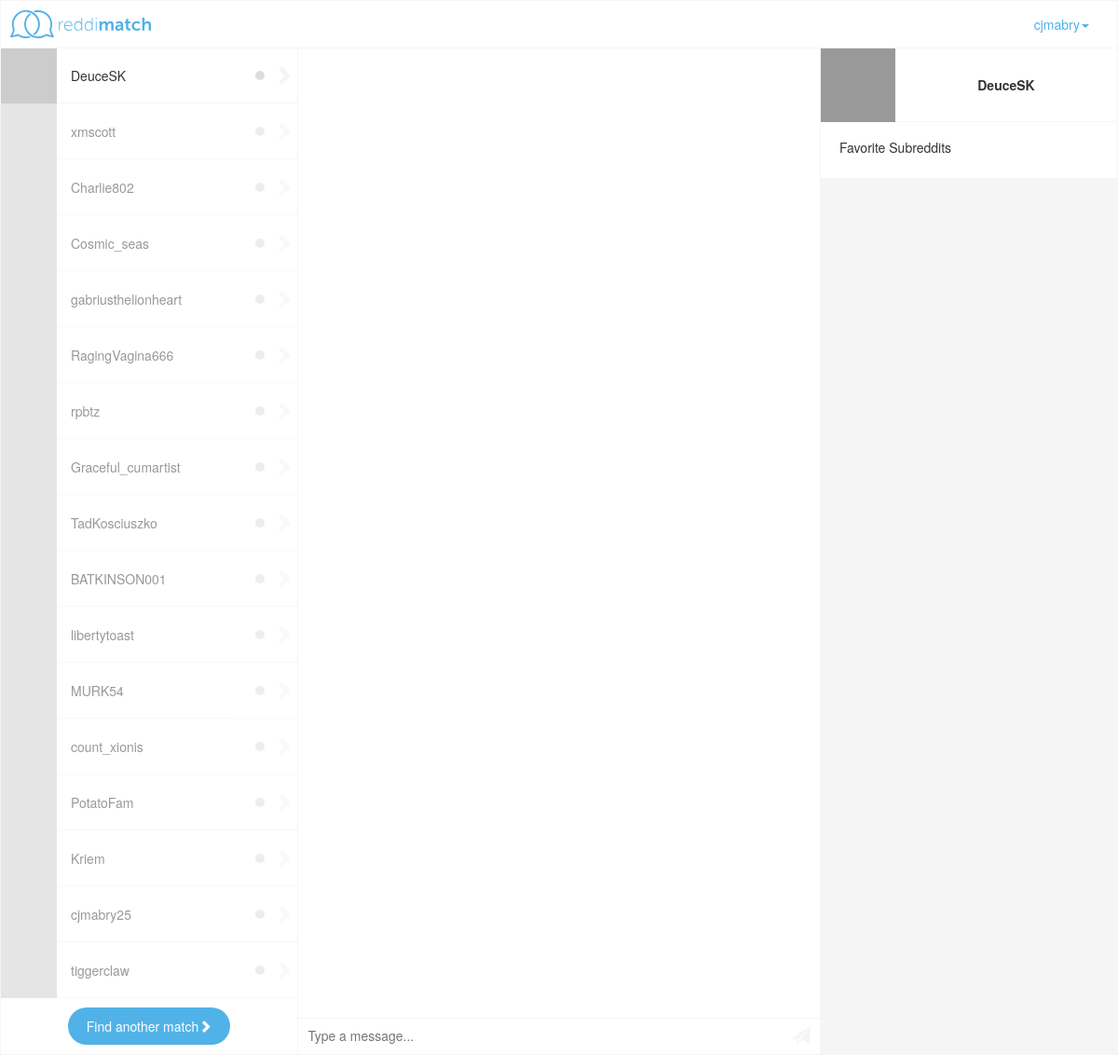
The app's page /messages (signed in) with its own data.
### app/models.py (models this page shows, shortened)
class User(db.Model):
    id = db.Column(db.Integer, primary_key=True)
    username = db.Column(db.String(80), unique=True)
    reddit_username = db.Column(db.String(80), unique=True)
    email = db.Column(db.String(120), unique=True)
    refresh_token = db.Column(db.String(60))
    age = db.Column(db.Integer)
    gender = db.Column(db.String(60))
    location = db.Column(db.String(120))
    postal_code = db.Column(db.String(10))
    latitude = db.Column(db.Float)
    longitude = db.Column(db.Float)
    bio = db.Column(db.String(140))
    profile_photo_url = db.Column(db.String(120))
    registered = db.Column(db.Boolean)
    deleted = db.Column(db.Boolean)
    favorited = db.relationship('Subreddit', secondary=favorite_subs,
        backref=db.backref('favorite_subs', lazy='dynamic'), lazy='dynamic')
    matched = db.relationship('User',
                               secondary=matches,
                               primaryjoin=(matches.c.user_id == id),
                               secondaryjoin=(matches.c.matched_id == id),
                               backref=db.backref('matches', lazy='dynamic'),
                               lazy='dynamic')
    is_online = db.Column(db.Boolean)
    def avatar(self, size):
        if self.email is not None:
            return 'http://www.gravatar.com/avatar/%s?d=retro&s=%d' % (md5(self.email.encode('utf-8')).hexdigest(), size)
        else:
            return 'http://www.gravatar.com/avatar/?d=mm&s=%s' % size
    def get_matches(self):
        return User.query.join(matches, (matches.c.matched_id == User.id)).filter(matches.c.user_id == self.id)

### app/views.py (the view)
@app.route('/messages')
@app.route('/messages/<username>')
@login_required
def messages(username=None):
    if username is not None:
        print username
    return render_template('messages.html')

### app/views.py (called while the page is built)
@lm.user_loader
def load_user(id):
    return models.User.query.get(int(id))

@app.before_request
def before_request():
    g.user = current_user

### app/templates/messages.html (shortened to what this page needs)
{% extends "base.html" %}
{% block container%}container-fluid{% endblock %}
{% block page_class%}class="messages"{% endblock %}
{% block content %}
{% with matches = current_user.get_matches() %}
  <div id="messages" class="row">
    <div id="conversations" class="pull-left">
        {% if matches.count() > 0 %}
          <ul id="user_list">
          {% for match in matches %}
            {% if loop.index == 1 %}
            <li class="user selected" data-username="{{ match.username }}">
              <div class="profile_photo">
                <img src="{{ match.avatar(60) }}">
              </div>
              <div class="info">
                <span class="username">{{match.username}}</span>
              </div>
              <div class="right_side">
                <div class="status"></div>
                <div class="expand text-center glyphicon glyphicon-chevron-right"></div>
              </div>
            </li>
            {% else %}
            <li class="user" data-username="{{ match.username }}">
              <div class="profile_photo">
                <img src="{{ match.avatar(60) }}">
              </div>
              <div class="info">
                <span class="username">{{match.username}}</span>
              </div>
              <div class="right_side">
                <div class="status"></div>
                <div class="expand text-center glyphicon glyphicon-chevron-right"></div>
              </div>
            </li>
            {% endif %}
          {% endfor %}
          </ul>
          <div class="find_another hidden-xs">
            <a href="{{url_for('match')}}" class='btn btn-primary'>Find another match<span class="glyphicon glyphicon glyphicon-chevron-right"></span></a>
          </div>
        {% endif %}
    </div>
    <div id="current_conversation">
      <div id="current_messages"></div>
      <div id="chat_box">
        <textarea id="enter_message" placeholder="Type a message..." contenteditable="true" rows="1"></textarea>
        <span id="submit_message" class="text-center glyphicon glyphicon-send"></span>
      </div>
    </div>
    <div id="user_info">
      {% if matches.count() > 0 %}
        <div class="card current_user">
            <div class="profile_photo"></div>
            <div class="info">
              <div class="wrapper">
                <span id="conversation_heading" class="username"></span>
              </div>
            </div>
          </div>
          <div class="card">
            <h5>Favorite Subreddits</h5>
            <div class="favorite_subs">
            </div>
          </div>
      {% endif %}
    </div>
  </div>
{% endwith %}
{% endblock %}

### app/templates/base.html (shortened to what this page needs)
<!DOCTYPE html>
<html {% block page_class %}{% endblock %}>
  <head>
    <link href="{{url_for('static', filename='css/bootstrap.min.css')}}" rel="stylesheet" media="screen">
    <link href="{{url_for('static',filename='css/custom.css')}}" rel="stylesheet">
  </head>
  <body>
    {% if current_user.is_authenticated %}
      <div class="navbar navbar-fixed-top">
        <div class="container-fluid">
          <div class="navbar-header">
              <a class="navbar-brand" href="/">
                <img src="{{url_for('static',filename='images/logo.svg')}}" alt="reddimatch">
              </a>
            </div>
            <div class="collapse navbar-collapse" id="main-nav">
              <ul class="nav navbar-nav pull-right">
                <li class="dropdown">
                  <a href="{{ url_for('dashboard') }}" class="dropdown-toggle" data-toggle="dropdown" role="button" aria-haspopup="true" aria-expanded="false">{{g.user.username}}<span class="caret"></a>
                </li>
              </ul>
            </div>
        </div>
      </div>
    {% endif %}
    <div class="{% block container %}{% endblock %}">
      {% block content %}{% endblock %}
    </div>
  </body>
</html>

### app/static/css/custom.css (style rules this page uses)
html { position: relative; min-height:100%; }
body { margin-bottom:60px; margin-top:50px; }
body .navbar { background-color: #ffffff; color:#51b2e8; }
.navbar { border: 1px solid #f5f5f5; }
body .navbar a { color: #51b2e8; }
.navbar-brand { padding: 10px; }
.navbar-brand img { height:30px; }
.btn-primary { height: 50px; line-height: 50px; padding: 0 20px; border-radius: 50px; background: #51b2e8; border:none; }
.navbar-fixed-top { background:#f5f5f5; }
html.messages, .messages body { height: 100%; height: calc(100% - 50px) }
.messages body { margin-bottom: 0; }
.messages .container-fluid { height:100%; }
#messages { display: flex; height: 100%; }
#conversations { border: 1px solid #f5f5f5; height:100%; padding:0; flex: 1 0; min-width: 320px; max-width: 420px; max-height:100%; overflow-y: scroll; }
#conversations ul#user_list { list-style-type: none; padding:0; margin:0; }
#conversations ul#user_list li { cursor: pointer; box-sizing: border-box; height:60px; border:solid #f5f5f5; border-width: 0 0 1px 0; opacity: 0.5; transition: 0.2s; }
#conversations ul#user_list li.selected { opacity: 1; }
#conversations ul#user_list li .profile_photo { box-sizing: border-box; height:100%; width: 60px; background: #EFEFEF; float:left; }
#conversations ul#user_list li .profile_photo img { width: 60px; height: 60px; }
#conversations ul#user_list li .info { width: 193px; height: 100%; float: left; text-overflow: ellipsis; overflow: hidden; }
#conversations ul#user_list li .username { line-height: 60px; padding-left: 15px; }
#conversations ul#user_list li .status { width: 20px; height:100%; margin: 0; padding:0; display: inline-block; position: relative; float:left; }
#conversations ul#user_list li .status::before { content: ""; display: block; width: 10px; height: 10px; margin: auto; background: #ddd; position: absolute; border-radius: 100%; top:0; left:0; right: 0; bottom:0; transition: 1s; }
#conversations ul#user_list li .right_side { width:50px; height:100%; float:right; line-height: 60px; font-size: 1.5em; }
#conversations ul#user_list li .expand { width:30px; color:#f5f5f5; transition: 0.5s; }
#conversations .find_another { display: flex; justify-content: center; align-items: center; box-sizing: border-box; height:60px; text-align: center; }
#conversations .find_another a { border-radius: 60px; height: 40px; line-height: 40px; }
#current_conversation { height:100%; position: relative; flex: 2 0; }
#chat_box { position: absolute; bottom:0; width:100%; }
#enter_message { cursor: text; min-height: 2.5em; line-height: 1.25em; width: 100%; border:1px solid #f5f5f5; border-width: 1px 0 1px 0; border-radius:0; resize: none; box-shadow:none; float:left; outline: 0px solid transparent; padding:0.75em 3em 0.75em 0.75em; margin:0; max-height: 12.5em; display: inline-block; transition: 0.5s; background: white; }
#submit_message { font-size: 1.5em; line-height: 1.8em; vertical-align: middle; color:#f5f5f5; border:none; padding:0; transition:0.5s; position: absolute; right:0.5em; }
[contenteditable=true]:empty:before { content: attr(placeholder); display: block; color:#999999; }
#user_info { border: 1px solid #f5f5f5; height:100%; padding:0; background: #f5f5f5; flex: 1 0; min-width: 320px; max-width: 420px; }
#current_messages { padding:0 20px 20px; overflow: auto; max-height: 100%; max-height: calc(100% - 40px); }
#user_info .card { width: 100%; height: auto; position: relative; background: white; padding: 20px; border: solid #f5f5f5; border-width: 0 0 1px 0; box-sizing: border-box; }
#user_info .card.current_user { height: 80px; padding: 0; }
#user_info .card .info { display: flex; justify-content: center; height: 100%; align-items: center; font-weight: light; font-size: 12px; color:#999; }
#user_info .card .username { display: block; font-weight: bold; font-size: 14px; color: #333; }
#user_info .profile_photo, #user_info .profile_photo img { display: block; width: 80px; height: 80px; background: #999; float:left; }
#user_info h5 { margin: 0; }
#user_info .mutual_subs, #user_info .favorite_subs { padding:5px 0 0 0; }

### records on screen
User: user.username "cjmabry"
User: username "DeuceSK"
User: username "xmscott"
User: username "Charlie802"
User: username "Cosmic_seas"
User: username "gabriusthelionheart"
User: username "RagingVagina666"
User: username "rpbtz"
User: username "Graceful_cumartist"
User: username "TadKosciuszko"
User: username "BATKINSON001"
User: username "libertytoast"
User: username "MURK54"
User: username "count_xionis"
User: username "PotatoFam"
User: username "Kriem"
User: username "cjmabry25"
User: username "tiggerclaw"
